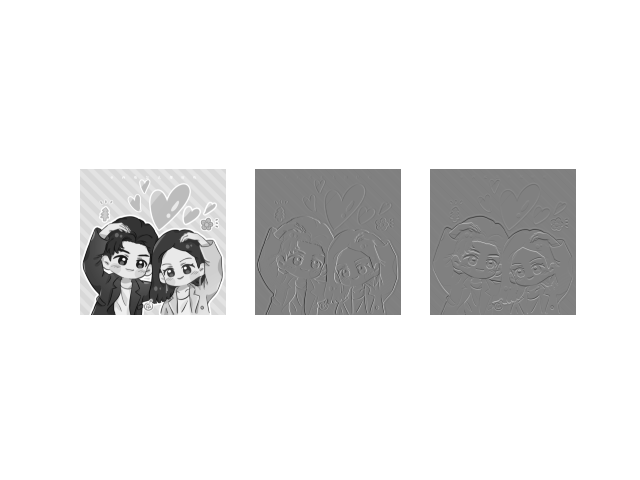

Write the Python code that produced this figure.
# import  numpy as np
# import cv2
# from sympy import *
# import matplotlib.pyplot as plt

# image=plt.imread('1.jpeg')

# def normalize(data):
#     _range = np.max(data) - np.min(data)
#     return (data - np.min(data)) / _range

# # def  GaussKernel(sig=5,m=0):
# #     if m == 0:
# #         m = int(sig * 2 * 3 + 1)
# #         print('计算的m',m)
# #     w = np.zeros((m, m), dtype=np.float)
# #     middle_m = m//2
# #     #生成高斯核
# #     for x in range(-middle_m, - middle_m + m):
# #         for y in range(-middle_m, - middle_m + m):
# #             w[y + middle_m, x + middle_m] = np.exp(-(x ** 2 + y ** 2) / (2 * (sig ** 2)))
# #     w /= (sig * np.sqrt(2 * np.pi))
# #     #归一化
# #     w /= w.sum()
# #     f=diff(w,x,1)
# #     return f
# # w=GaussKernel()
# # f=diff(w,x,1)
# def gaussian_kernel_2d(ksize, sigma):
#     w=cv2.getGaussianKernel(ksize, sigma) * cv2.getGaussianKernel(ksize,sigma).T
#     f=diff(w,)
# 	return cv2.getGaussianKernel(ksize, sigma) * cv2.getGaussianKernel(ksize,sigma).T
# w=gaussian_kernel_2d(3,1)

# result=cv2.filter2D(image,-1,f)

# plt.imshow(result)
# cv2.imwrite('Gauss_grad.jpg',result)



from PIL import Image
from numpy import *
import matplotlib.pyplot as plt
from scipy.ndimage import filters
im = array(Image.open('1.jpeg').convert('L'))
# im = array(Image.open('1.jpeg'))
sigma = 7  # 标准差
imx = zeros(im.shape)
filters.gaussian_filter(im, (sigma, sigma), (0, 1), imx)
imy = zeros(im.shape)
filters.gaussian_filter(im, (sigma, sigma), (1, 0), imy)
plt.subplot(1, 3, 1)
plt.axis('off')
plt.imshow(im, plt.cm.gray)
plt.imsave('Gauss_g1_7.jpg',im)
plt.subplot(1, 3, 2)
plt.axis('off')
plt.imshow(imx, plt.cm.gray)
plt.imsave('Gauss_gx_7.jpg',imx)
plt.subplot(1, 3, 3)
plt.axis('off')
plt.imshow(imy, plt.cm.gray)
plt.imsave('Gauss_gy_7.jpg',imy)
plt.show()
